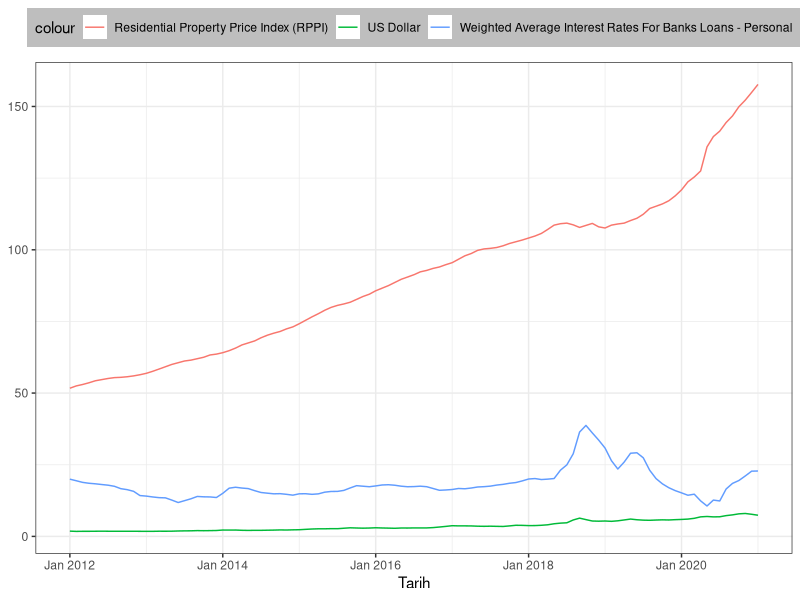
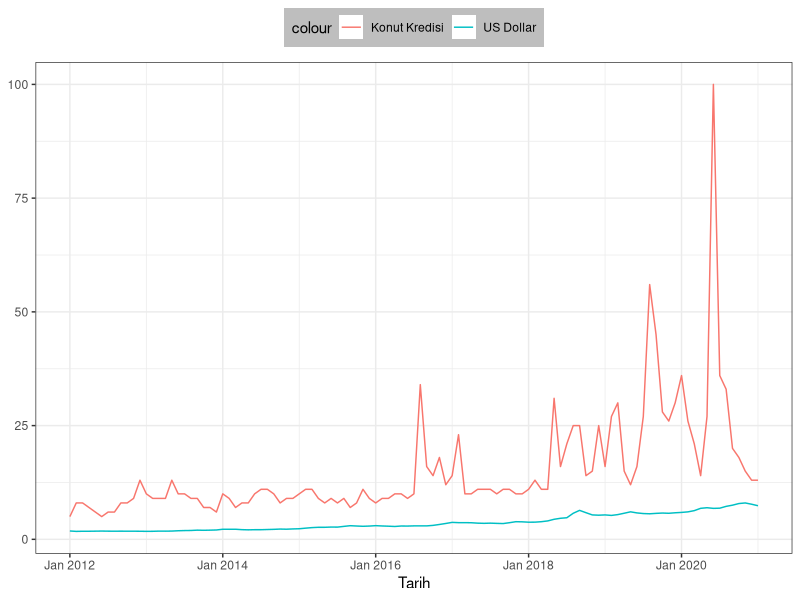
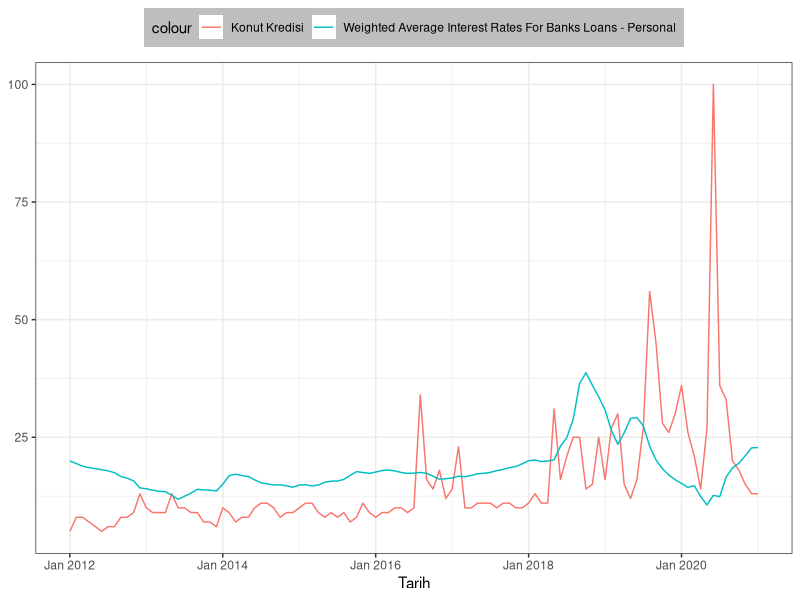
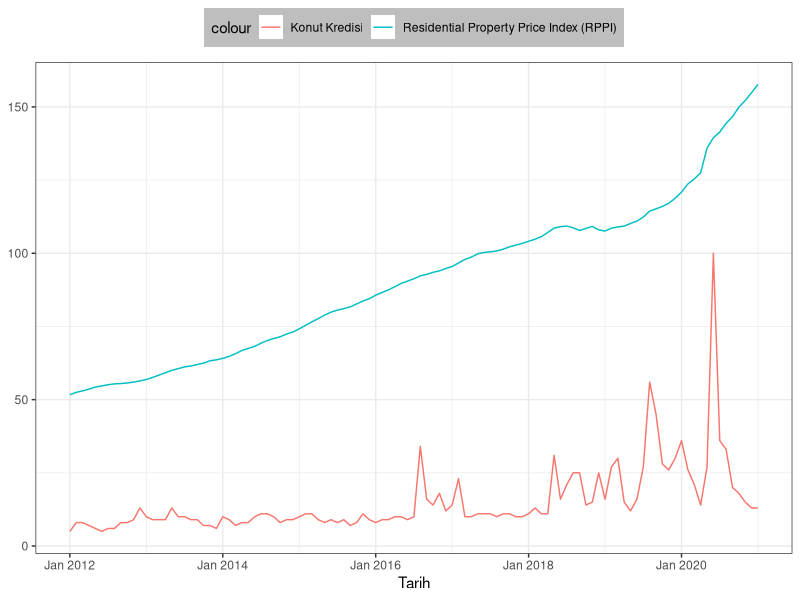

Reproduce these figures in R, in order.
## ---- chunk 1
knitr::opts_chunk$set(echo = TRUE)
## ---- chunk 2
library(tidyverse)
library(lubridate)
library(zoo)


d <- read.csv("EVDS2.csv")

#glimpse(d)

#(TP.DK.USD.A.YTL, TP.KTF10, Tarih, TP.HKFE01) 

d$Tarih <- as.yearmon(d$Tarih)

#glimpse(d)

ggplot(d, aes(x=Tarih)) + 
  geom_line(aes(y=TP.DK.USD.A.YTL, col="US Dollar")) + 
  geom_line(aes(y=TP.KTF10, col="Weighted Average Interest Rates For Banks Loans - Personal")) + 
  geom_line(aes(y=TP.HKFE01, col="Residential Property Price Index (RPPI)")) +
  labs(y=NULL) +
  theme_bw() +
  theme(legend.position="top" , legend.background = element_rect(fill="gray", linetype="solid"))


## ---- chunk 3
library(tidyverse)
library(lubridate)
library(zoo)

d <- read.csv("EVDS2.csv")


d$Tarih <- as.yearmon(d$Tarih)

konutkredisi <- read.csv("konutkredisi.csv")

konutkredisi$Tarih <- as.yearmon(konutkredisi$Tarih)

df <- left_join(d, konutkredisi, by = "Tarih")

ggplot(df, aes(x=Tarih)) + 
    geom_line(aes(y=konutkredisi, col="Konut Kredisi")) +
    geom_line(aes(y=TP.DK.USD.A.YTL, col="US Dollar"))+ 
    labs(y=NULL) +
    theme_bw() +
    theme(legend.position="top" , legend.background = element_rect(fill="gray", linetype="solid"))
    
    
## ---- chunk 4
library(tidyverse)
library(lubridate)
library(zoo)

d <- read.csv("EVDS2.csv")


d$Tarih <- as.yearmon(d$Tarih)

konutkredisi <- read.csv("konutkredisi.csv")

konutkredisi$Tarih <- as.yearmon(konutkredisi$Tarih)

df <- left_join(d, konutkredisi, by = "Tarih")
ggplot(df, aes(x=Tarih)) + 
    geom_line(aes(y=konutkredisi, col="Konut Kredisi")) +
    geom_line(aes(y=TP.KTF10, col="Weighted Average Interest Rates For Banks Loans - Personal")) +
    labs(y=NULL) +
    theme_bw() +
    theme(legend.position="top" , legend.background = element_rect(fill="gray", linetype="solid"))

## ---- chunk 5
library(tidyverse)
library(lubridate)
library(zoo)

d <- read.csv("EVDS2.csv")


d$Tarih <- as.yearmon(d$Tarih)

konutkredisi <- read.csv("konutkredisi.csv")

konutkredisi$Tarih <- as.yearmon(konutkredisi$Tarih)
    
ggplot(df, aes(x=Tarih)) + 
    geom_line(aes(y=konutkredisi, col="Konut Kredisi")) +
    geom_line(aes(y=TP.HKFE01, col="Residential Property Price Index (RPPI)")) +
    labs(y=NULL) +
    theme_bw() +
    theme(legend.position="top" , legend.background = element_rect(fill="gray", linetype="solid"))
    
